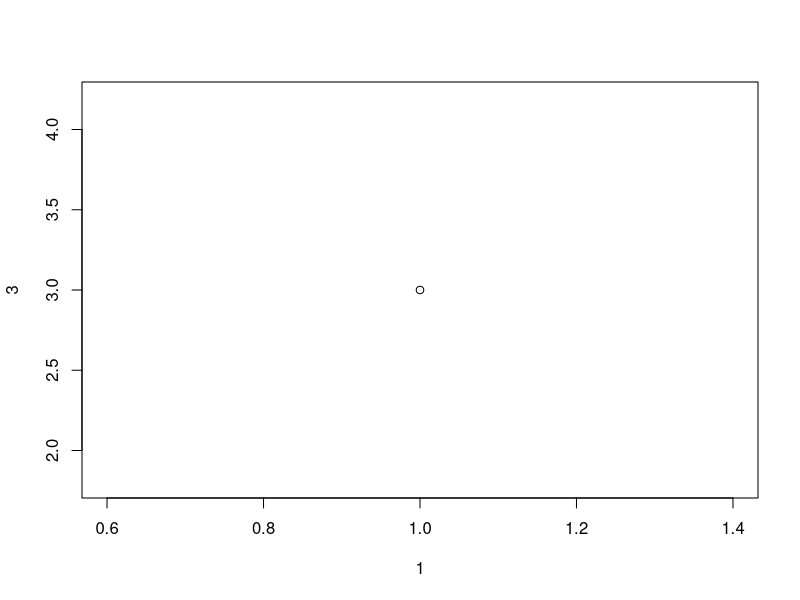
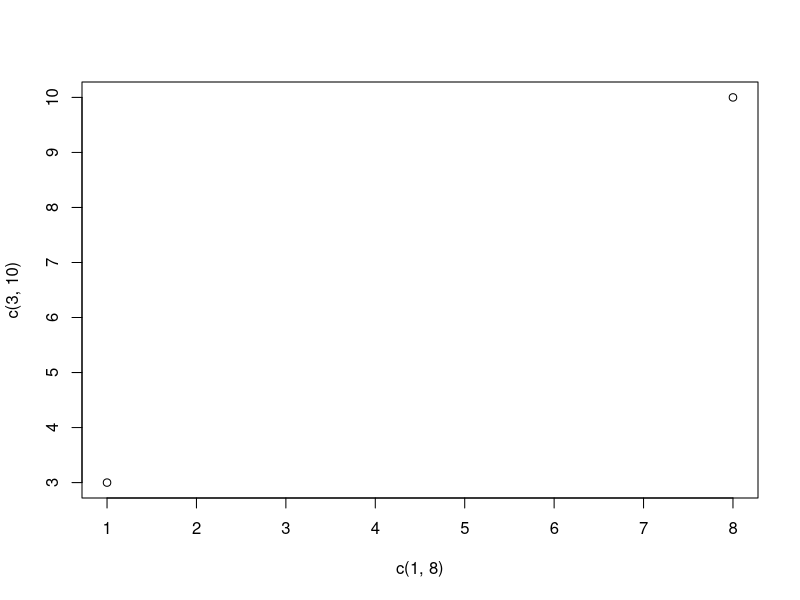
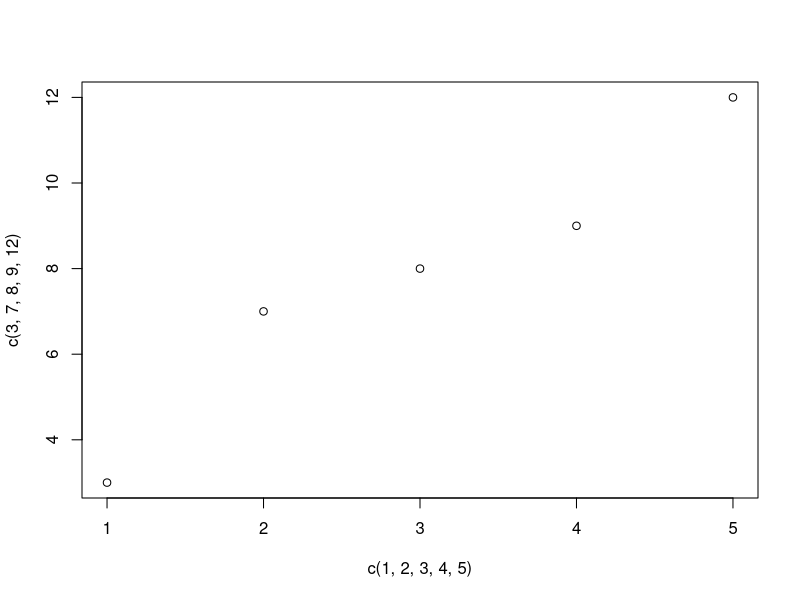
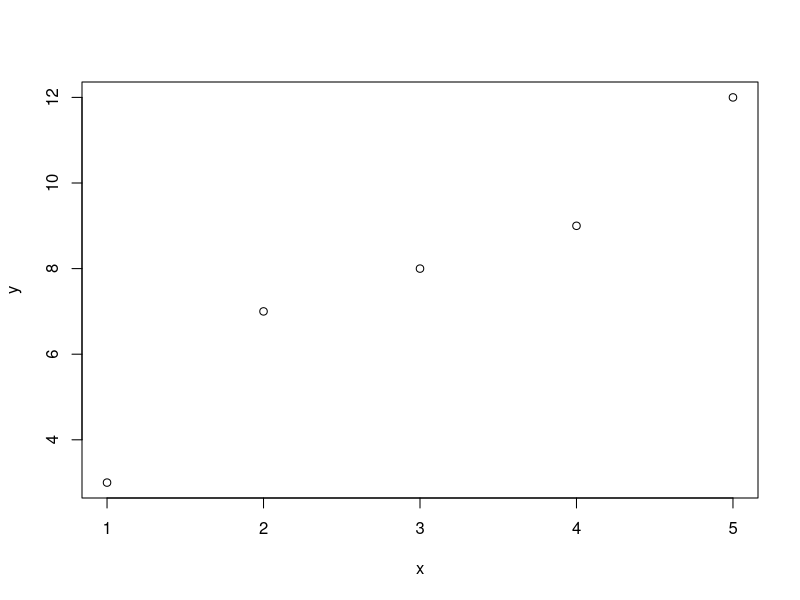
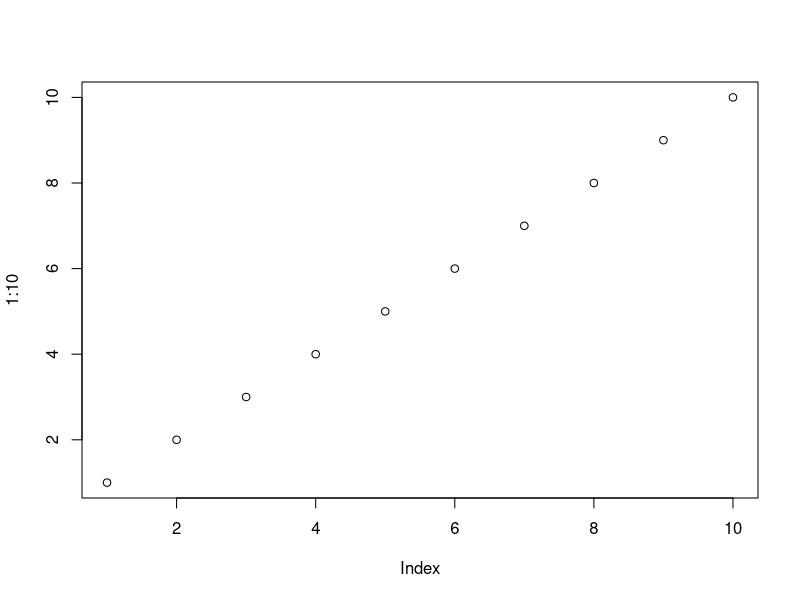
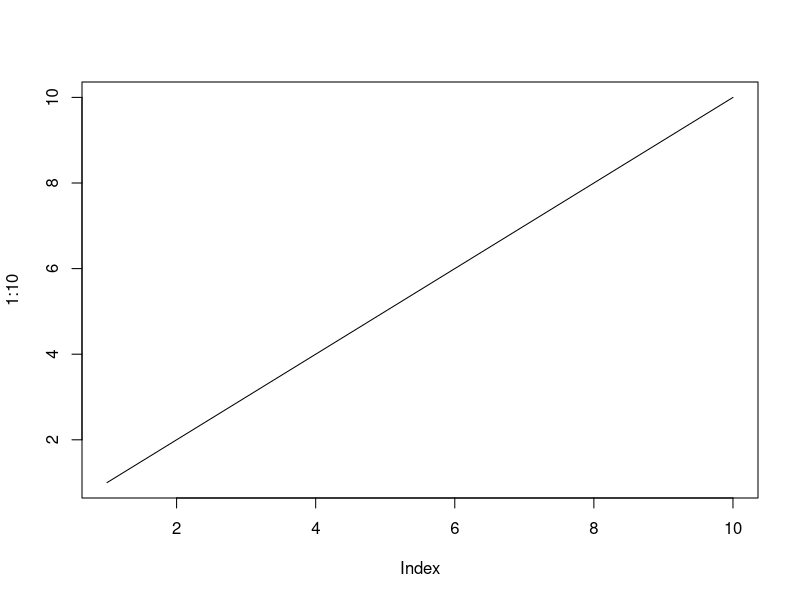
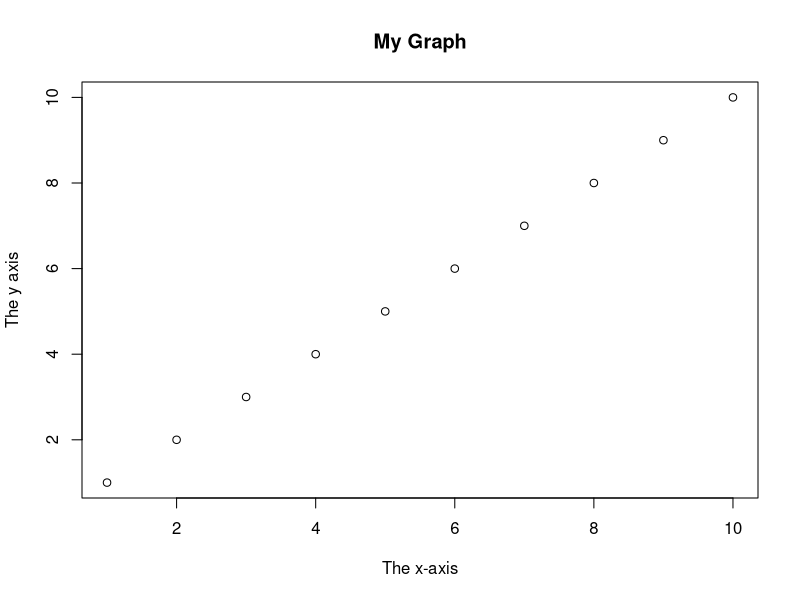
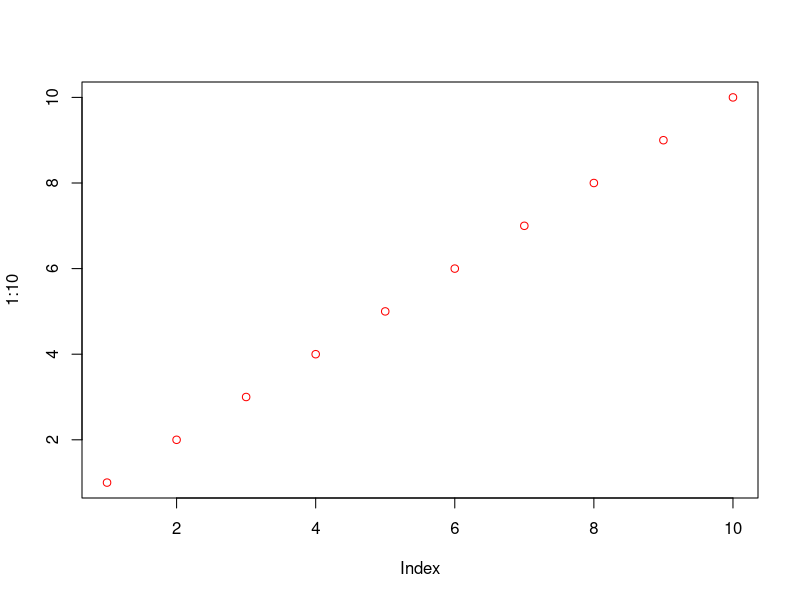

Recreate these plots in R, in order.
# 1- Plot
png(file = "out1.png")

plot(1, 3)

dev.off()


# 2- Draw more points
png(file = "out2.png")

plot(c(1, 8), c(3, 10))

dev.off()


# 3- Multiple points
png(file = "out3.png")

plot(c(1, 2, 3, 4, 5), c(3, 7, 8, 9, 12))

x <- c(1, 2, 3, 4, 5)
y <- c(3, 7, 8, 9, 12)

plot(x, y)

dev.off()

# 4- Mutiple points (better organization)
png(file = "out4.png")

plot(1:10)

dev.off()


# 5- Draw a line
png(file = "out5.png")

plot(1:10, type="l")

dev.off()


# 6- Plot labels
png(file = "out6.png")

plot(1:10, main="My Graph", xlab="The x-axis", ylab="The y axis")

dev.off()


# 7- Graph appearance
png(file = "out7.png")

plot(1:10, col="red")

dev.off()


# 8- Size
png(file = "out8.png")

plot(1:10, cex=2)

dev.off()


# 9- Point shape
png(file = "out9.png")

plot(1:10, pch=25, cex=2)

dev.off()